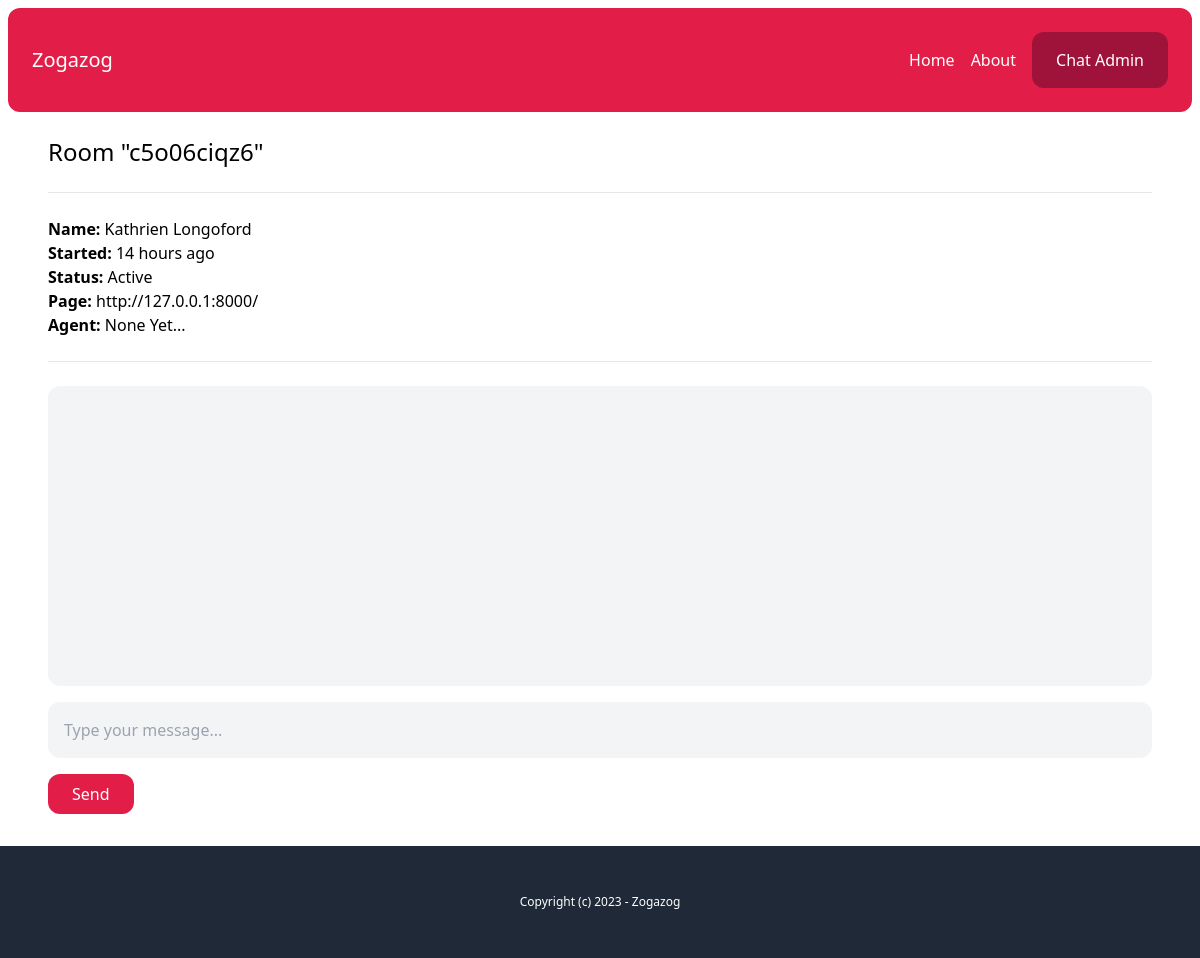
The app's page /chat-room/c5o06ciqz6/ (signed in) with its own data.
### chat/models.py (models this page shows, shortened)
class Room(models.Model):
    WAITING = 'waiting'
    ACTIVE = 'active'
    CLOSED = 'closed'
    CHOICES_STATUS = (
        (WAITING, 'Waiting'),
        (ACTIVE, 'Active'),
        (CLOSED, 'Closed'),
    )
    uuid = models.CharField(_("UUID"), max_length=255)
    client = models.CharField(_("Client"), max_length=255)
    agent = models.ForeignKey(User, related_name='rooms',blank=True,null=True, on_delete=models.SET_NULL)
    messages = models.ManyToManyField(Message, blank=True)
    url = models.CharField(_("URL"), max_length=255,blank=True,null=True)
    status = models.CharField(_("STATUS"), max_length=20,choices=CHOICES_STATUS,default=WAITING)
    created_at = models.DateTimeField(_("Created At"), auto_now=False, auto_now_add=True)
    class Meta:
        ordering = ('-created_at',)

### chat/views.py (the view)
# urls.py: path('chat-room/<str:uuid>/', views.room, name="chat-room"),
@login_required
def room(request,uuid):
    room = Room.objects.get(uuid=uuid)
    if room.status == Room.WAITING:
        room.status = Room.ACTIVE
        room.agent = request.user
        room.save()
    return render(request, 'chat/room.html', {'room': room})

### chat/templates/chat/room.html (shortened to what this page needs)
{% extends "core/base.html" %}
{% load static %}
{% load chatextras %}
{% block content %}
    <h1 class="text-2xl">Room "{{room.uuid}}"</h1>
    <hr class="my-6">
    <p class="mb-6">
        <b>Name: </b> {{room.client}} <br>
        <b>Started: </b> {{room.created_at|timesince}} ago <br>
        <b>Status: </b> {{room.get_status_display}} <br>
        <b>Page: </b> {{room.url}} <br>
        <b>Agent: </b> {% firstof room.created_by.name 'None Yet...'  %} <br>
    </p>
    <hr class="mb-6">
    <div id="chat_log" class="mb-4 p-4 bg-gray-100 rounded-xl overflow-scroll flex flex-col flex-grow h-[300px]">
    </div>
    {% if room.status == 'active' %}
        <input type="text" name="body" id="chat_message_input" class="w-full mb-4 p-4 bg-gray-100 rounded-xl" placeholder="Type your message...">
        <button id="chat_message_submit" class="py-2 px-6 bg-rose-600 text-white rounded-xl">Send</button>
    {% endif %}
{% endblock content %}

### records on screen
Room: uuid "c5o06ciqz6", client "Kathrien Longoford", created_at "14 hours", status "Active", url "http://127.0.0.1:8000/"
